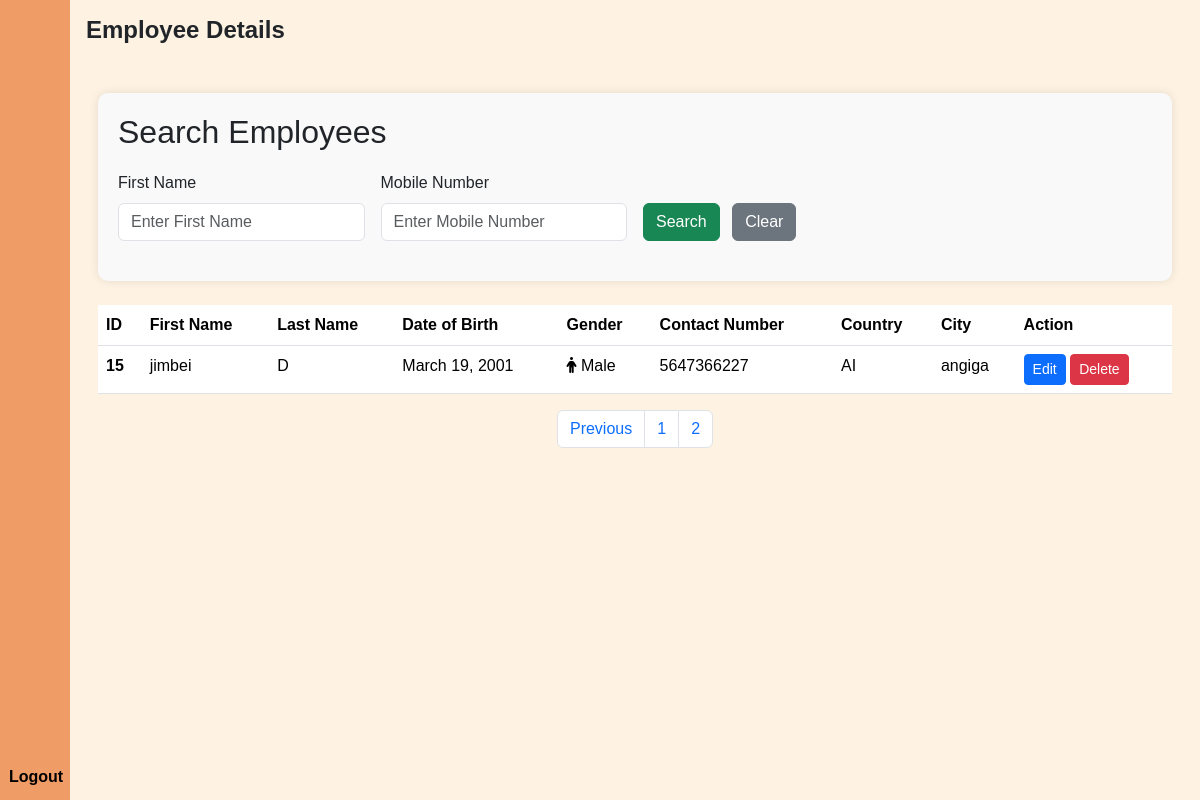
Page /details/?page=2 (signed in) on the committed database.
### Webpage/models.py (models this page shows)
class Emp_details(models.Model):
    firstname = models.CharField(max_length=100)
    lastname = models.CharField(max_length=100)
    email = models.EmailField(max_length=100)
    mobile = models.CharField(max_length=12)
    birth = models.DateField()
    gender = models.CharField(max_length=100)
    address = models.TextField()
    country = CountryField()
    city = models.CharField(max_length=100)
    skills = models.ManyToManyField(Skill)

### Webpage/views.py (the view)
# urls.py: path('details/',views.show_details,name='show_detail'),
@login_required
def show_details(request):
    candidates_list = Emp_details.objects.all()
    paginator = Paginator(candidates_list, 10)
    page_number = request.GET.get('page')
    candidates_data = paginator.get_page(page_number)
    total_page = candidates_data.paginator.num_pages
    return render(request,'showdetails.html',{'candidate':candidates_data,'lastpage':total_page,'total_page':[n+1 for n in range(total_page)]})

### templates/showdetails.html (shortened to what this page needs)
{% extends 'sidebar.html' %}
{% load static %}
{% block extra_css %}
<link rel="stylesheet" href="{% static 'emp.css' %}">
<link rel="stylesheet" href="https://cdnjs.cloudflare.com/ajax/libs/font-awesome/6.0.0-beta3/css/all.min.css">
{% endblock extra_css %}
{% block content %}
<h1>Employee Details</h1>
<div class="container mt-5">
    <div class="form-container">
        <div class="search-container">
            <h2 >Search Employees</h2>
            <form action="{% url 'Webpage:search_employees' %}" method="get" class="row g-3">
                <div class="col-md-3">
                    <div class="form-group mb-10">
                        <label for="search_firstname" class="form-label">First Name</label>
                        <input type="text" name="search_firstname" id="search_firstname" class="form-control" placeholder="Enter First Name">
                    </div>
                </div>
                <div class="col-md-3">
                    <div class="form-group mb-10">
                        <label for="search_mobile" class="form-label">Mobile Number</label>
                        <input type="text" name="search_mobile" id="search_mobile" class="form-control" placeholder="Enter Mobile Number">
                    </div>
                </div>
                <div class="col-md-3 align-self-end">
                    <button type="submit" class="btn btn-success">Search</button>
                    <a href="{% url 'Webpage:show_detail' %}" class="btn btn-secondary ms-2">Clear</a>
                </div>
            </form>
        </div>
    </div>
    <br>
    <table class="table table-hover">
        <thead>
            <tr>
                <th scope="col">ID</th>
                <th scope="col">First Name</th>
                <th scope="col">Last Name</th>
                <th scope="col">Date of Birth</th>
                <th scope="col">Gender</th>
                <th scope="col">Contact Number</th>
                <th scope="col">Country</th>
                <th scope="col">City</th>
                <th scope="col">Action</th>
            </tr>
        </thead>
        <tbody>
            {% for cand in candidate %}
            <tr>
                <th scope="row">{{ cand.id }}</th>
                <td scope="row">{{ cand.firstname }}</td>
                <td scope="row">{{ cand.lastname }}</td>
                <td scope="row">{{ cand.birth }}</td>
                <td scope="row">
                    {% if cand.gender == 'Male' %}
                        <i class="fas fa-male"></i> {{ cand.gender }}
                    {% elif cand.gender == 'Female' %}
                        <i class="fas fa-female"></i> {{ cand.gender }}
                    {% endif %}
                </td>
                <td scope="row">{{ cand.mobile }}</td>
                <td scope="row">{{ cand.country }}</td>
                <td scope="row">{{ cand.city }}</td>
                <td>
                    <a href="{% url 'Webpage:update_data' cand.id %}" class="btn btn-primary btn-sm">Edit</a>
                    <form action="{% url 'Webpage:delete_dataa' cand.id %}" method="post" class="d-inline">
                        <input type="submit" class="btn btn-danger btn-sm" value="Delete">
                    </form>
                </td>
            </tr>
            {% endfor %}
        </tbody>
    </table>
    <nav aria-label="...">
        <ul class="pagination justify-content-center">
            {% if candidate.has_previous %}
            <li class="page-item">
                <a class="page-link" href="/details/?page={{ candidate.previous_page_number }}">Previous</a>
            </li>
            {% endif %}
            {% for n in total_page %}
            <li class="page-item" aria-current="page">
                <a class="page-link" href="/details/?page={{ n }}">{{ n }} </a>
            </li>
            {% endfor %}
        </ul>
    </nav>
</div>
{% endblock content %}

### styles.css (style rules this page uses)
body { background-color: #FFF5E1; }
a { text-decoration: none; }
li { list-style: none; }
h1 { font-weight: 600; font-size: 1.5rem; }
body { font-family: 'Poppins', sans-serif; }

### templates/showdetails.html (style rules this page uses)
.form-container { background-color: #f9f9f9; padding: 20px; border-radius: 10px; box-shadow: 0px 0px 10px rgba(0, 0, 0, 0.1); }
.form-container h2 { margin-bottom: 20px; }
.search-container { margin-bottom: 20px; }

### rows in the picture
Emp_details: id "15", firstname "jimbei", lastname "D", birth "March 19, 2001", gender "Male", mobile "5647366227", country "AI", city "angiga"

### other values in the picture
{{ n }} "1" "2"
